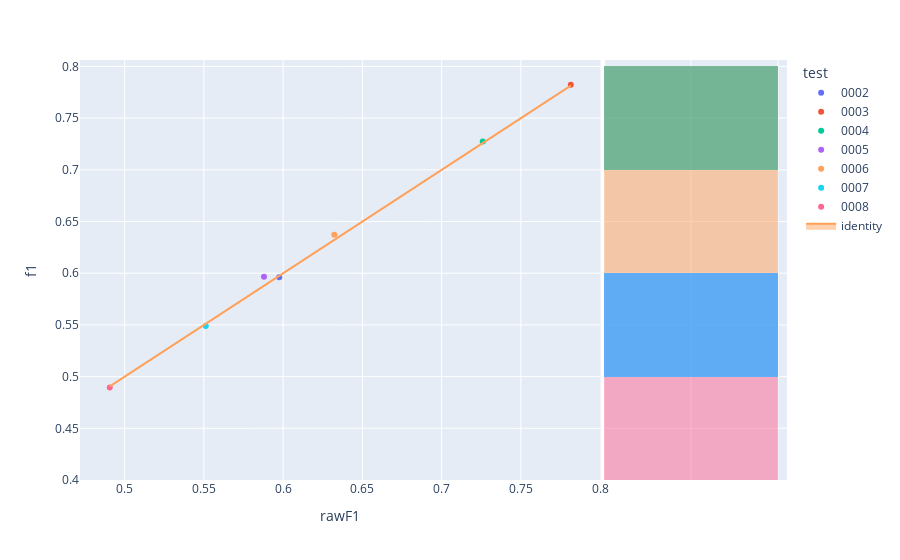

Write notebook code for a chart like this one.
### Code cell
fig=px.scatter(experimentModels,x='rawF1',y='f1',color='test',hover_name='modelId', marginal_y="histogram")
fig.add_trace(
    go.Scatter(x=experimentModels['rawF1'], y=experimentModels['rawF1'], name="identity", mode='lines',fill="toself")
)
fig.show()

### Figure 1 — Plotly figure (JSON) as saved in the notebook; plotly's stock layout.template omitted (floating-point values rounded to 4 significant figures)
{"data": [{"hovertemplate": "<b>%{hovertext}</b><br><br>test=0002<br>rawF1=%{x}<br>f1=%{y}<extra></extra>", "hovertext": ["9e8c92c9-d012-4e46-a60f-74540df5103d"], "legendgroup": "0002", "marker": {"color": "#636efa", "symbol": "circle"}, "mode": "markers", "name": "0002", "orientation": "v", "showlegend": true, "type": "scatter", "x": [0.5975], "xaxis": "x", "y": [0.596], "yaxis": "y"}, {"alignmentgroup": "True", "bingroup": "y", "hovertemplate": "test=0002<br>f1=%{y}<br>count=%{x}<extra></extra>", "legendgroup": "0002", "marker": {"color": "#636efa"}, "name": "0002", "offsetgroup": "0002", "opacity": 0.5, "showlegend": false, "type": "histogram", "xaxis": "x2", "y": [0.596], "yaxis": "y2"}, {"hovertemplate": "<b>%{hovertext}</b><br><br>test=0003<br>rawF1=%{x}<br>f1=%{y}<extra></extra>", "hovertext": ["16258fa7-20b7-495e-a32f-75aec610ef66"], "legendgroup": "0003", "marker": {"color": "#EF553B", "symbol": "circle"}, "mode": "markers", "name": "0003", "orientation": "v", "showlegend": true, "type": "scatter", "x": [0.7815], "xaxis": "x", "y": [0.7823], "yaxis": "y"}, {"alignmentgroup": "True", "bingroup": "y", "hovertemplate": "test=0003<br>f1=%{y}<br>count=%{x}<extra></extra>", "legendgroup": "0003", "marker": {"color": "#EF553B"}, "name": "0003", "offsetgroup": "0003", "opacity": 0.5, "showlegend": false, "type": "histogram", "xaxis": "x2", "y": [0.7823], "yaxis": "y2"}, {"hovertemplate": "<b>%{hovertext}</b><br><br>test=0004<br>rawF1=%{x}<br>f1=%{y}<extra></extra>", "hovertext": ["3654a0cd-77b5-4bcf-8238-54296d7c1a27"], "legendgroup": "0004", "marker": {"color": "#00cc96", "symbol": "circle"}, "mode": "markers", "name": "0004", "orientation": "v", "showlegend": true, "type": "scatter", "x": [0.726], "xaxis": "x", "y": [0.7273], "yaxis": "y"}, {"alignmentgroup": "True", "bingroup": "y", "hovertemplate": "test=0004<br>f1=%{y}<br>count=%{x}<extra></extra>", "legendgroup": "0004", "marker": {"color": "#00cc96"}, "name": "0004", "offsetgroup": "0004", "opacity": 0.5, "showlegend": false, "type": "histogram", "xaxis": "x2", "y": [0.7273], "yaxis": "y2"}, {"hovertemplate": "<b>%{hovertext}</b><br><br>test=0005<br>rawF1=%{x}<br>f1=%{y}<extra></extra>", "hovertext": ["8cec6075-9679-4f7b-b5c7-d6ff36147e79"], "legendgroup": "0005", "marker": {"color": "#ab63fa", "symbol": "circle"}, "mode": "markers", "name": "0005", "orientation": "v", "showlegend": true, "type": "scatter", "x": [0.5879], "xaxis": "x", "y": [0.5966], "yaxis": "y"}, {"alignmentgroup": "True", "bingroup": "y", "hovertemplate": "test=0005<br>f1=%{y}<br>count=%{x}<extra></extra>", "legendgroup": "0005", "marker": {"color": "#ab63fa"}, "name": "0005", "offsetgroup": "0005", "opacity": 0.5, "showlegend": false, "type": "histogram", "xaxis": "x2", "y": [0.5966], "yaxis": "y2"}, {"hovertemplate": "<b>%{hovertext}</b><br><br>test=0006<br>rawF1=%{x}<br>f1=%{y}<extra></extra>", "hovertext": ["5401bdbe-22c1-42a0-9740-d2921a271387"], "legendgroup": "0006", "marker": {"color": "#FFA15A", "symbol": "circle"}, "mode": "markers", "name": "0006", "orientation": "v", "showlegend": true, "type": "scatter", "x": [0.6323], "xaxis": "x", "y": [0.6372], "yaxis": "y"}, {"alignmentgroup": "True", "bingroup": "y", "hovertemplate": "test=0006<br>f1=%{y}<br>count=%{x}<extra></extra>", "legendgroup": "0006", "marker": {"color": "#FFA15A"}, "name": "0006", "offsetgroup": "0006", "opacity": 0.5, "showlegend": false, "type": "histogram", "xaxis": "x2", "y": [0.6372], "yaxis": "y2"}, {"hovertemplate": "<b>%{hovertext}</b><br><br>test=0007<br>rawF1=%{x}<br>f1=%{y}<extra></extra>", "hovertext": ["2d237bf5-9265-439a-827b-f1411cb4fc3a"], "legendgroup": "0007", "marker": {"color": "#19d3f3", "symbol": "circle"}, "mode": "markers", "name": "0007", "orientation": "v", "showlegend": true, "type": "scatter", "x": [0.5512], "xaxis": "x", "y": [0.5488], "yaxis": "y"}, {"alignmentgroup": "True", "bingroup": "y", "hovertemplate": "test=0007<br>f1=%{y}<br>count=%{x}<extra></extra>", "legendgroup": "0007", "marker": {"color": "#19d3f3"}, "name": "0007", "offsetgroup": "0007", "opacity": 0.5, "showlegend": false, "type": "histogram", "xaxis": "x2", "y": [0.5488], "yaxis": "y2"}, {"hovertemplate": "<b>%{hovertext}</b><br><br>test=0008<br>rawF1=%{x}<br>f1=%{y}<extra></extra>", "hovertext": ["8bf430c8-bbc9-4ee2-927e-75f7a5e76570"], "legendgroup": "0008", "marker": {"color": "#FF6692", "symbol": "circle"}, "mode": "markers", "name": "0008", "orientation": "v", "showlegend": true, "type": "scatter", "x": [0.4906], "xaxis": "x", "y": [0.4894], "yaxis": "y"}, {"alignmentgroup": "True", "bingroup": "y", "hovertemplate": "test=0008<br>f1=%{y}<br>count=%{x}<extra></extra>", "legendgroup": "0008", "marker": {"color": "#FF6692"}, "name": "0008", "offsetgroup": "0008", "opacity": 0.5, "showlegend": false, "type": "histogram", "xaxis": "x2", "y": [0.4894], "yaxis": "y2"}, {"fill": "toself", "mode": "lines", "name": "identity", "type": "scatter", "x": [0.5975, 0.7815, 0.726, 0.5879, 0.6323, 0.5512, 0.4906], "y": [0.5975, 0.7815, 0.726, 0.5879, 0.6323, 0.5512, 0.4906]}], "layout": {"barmode": "overlay", "legend": {"title": {"text": "test"}, "tracegroupgap": 0}, "margin": {"t": 60}, "xaxis": {"anchor": "y", "domain": [0, 0.7363], "title": {"text": "rawF1"}}, "xaxis2": {"anchor": "y2", "domain": [0.7413, 1], "matches": "x2", "showgrid": true, "showline": false, "showticklabels": false, "ticks": ""}, "yaxis": {"anchor": "x", "domain": [0, 1], "title": {"text": "f1"}}, "yaxis2": {"anchor": "x2", "domain": [0, 1], "matches": "y", "showgrid": true, "showticklabels": false}}}
